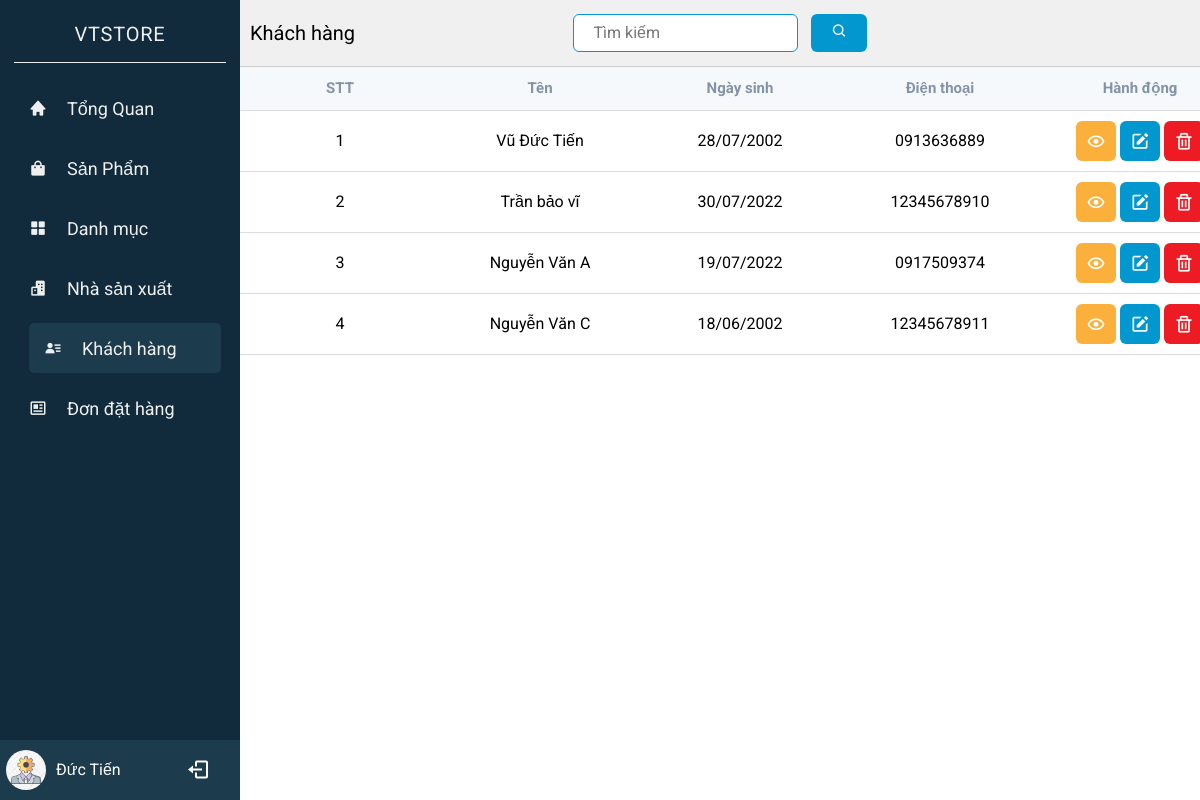
/?controller=user (signed in), run on the app's committed database.
### tables this page shows
CREATE TABLE `users` (
  `id` int(11) NOT NULL,
  `name` varchar(255) NOT NULL,
  `email` varchar(255) DEFAULT NULL,
  `password` text DEFAULT NULL,
  `phone` varchar(11) DEFAULT NULL,
  `address` text DEFAULT NULL,
  `birthday` date DEFAULT NULL,
  `gender` tinyint(1) DEFAULT NULL,
  `status_delete` tinyint(1) NOT NULL DEFAULT 0
);

### Controllers/BaseController.php (called while the page is built, shortened)
<?php
class BaseController
{
    protected function view($viewPath, array $data = [])
    {
        require(self::VIEW_FOLDER_NAME . '/' . str_replace('.', '/', $viewPath) . '.php');
    }
}

### Controllers/UserController.php (called while the page is built, shortened)
<?php
class UserController extends BaseController
{
    private $userModel;
    public function __construct()
    {
        $this->userModel = new UserModel();
    }
    public function index()
    {
        $select = ["id", "name", "birthday", "phone"];
        $order = ['id'];
        $limit = 100;
        $user = $this->userModel->getALL($select, $order, $limit);
        $this->view("admin.users.index", ['user' => $user]);
    }
}

### index.php (called while the page is built, shortened)
<?php
require './Core/Database.php';
require './Models/BaseModel.php';
require './Controllers/BaseController.php';
$actionName = $_REQUEST['action'] ?? 'index';
$controllerObject = new $controllerName();
$controllerObject->$actionName();

### Core/Database.php (called while the page is built, shortened)
<?php
class Database
{
    public function Connect()
    {
        $connect = mysqli_connect(self::HOST, self::USERNAME, self::PASSWORD, self::DB_NAME);
        mysqli_set_charset($connect, 'utf8');
        if (mysqli_connect_errno() === 0) {
            return $connect;
        }
        return false;
    }
}

### Models/BaseModel.php (called while the page is built, shortened)
<?php
class BaseModel extends Database
{
    protected $connect;
    public function __construct()
    {
        $this->connect = $this->connect();
    }
    public function All($table, $select = ['*'], $orderBys = [], $limit = 1000)
    {
        $columns = implode(', ', $select);
        $orderByString = implode(' ', $orderBys);
        if ($orderByString) {
            $sql = "SELECT ${columns} FROM ${table} ORDER BY ${orderByString} LIMIT ${limit}";
        } else {
            $sql = "SELECT ${columns} FROM ${table}  LIMIT ${limit}";
        }
        $query = $this->_query($sql);
        $data = [];
        while ($row = mysqli_fetch_assoc($query)) {
            array_push($data, $row);
        }
        return $data;
    }
    private function _query($sql)
    {
        return mysqli_query($this->connect, $sql);
    }
}

### Models/UserModel.php (called while the page is built, shortened)
<?php
class UserModel extends BaseModel
{
    public function getALL($select = ['*'], $orderBys = [], $limit)
    {
        return $this->all(self::TABLE, $select, $orderBys, $limit);
    }
}

### View/admin/Users/index.php (the view, shortened to what this page needs)
<!DOCTYPE html>
<html lang="en">
<head>
    <link href="https://unpkg.com/boxicons@2.1.2/css/boxicons.min.css" rel="stylesheet" />
    <link rel="stylesheet" href="./Public/css/admin/sidebar.css">
    <link rel="stylesheet" href="./Public/css/admin/user.css">
</head>
<body>
    <div class="container">
        <?php include "./View/admin/include/sidebar.php" ?>
        <div class="home-content">
            <div class="home-content-table">
                <div class="home-content-table_header header-user-main">
                    <p class="header-user-main-text">Khách hàng</p>
                    <form action="?controller=user&action=find" method="POST">
                        <input type="text" placeholder="Tìm kiếm" name='name' autocomplete="off">
                        <button class="btn-search" type="submit">
                            <i class='bx bx-search'></i>
                        </button>
                    </form>
                </div>
                <div class="home-content-table_section">
                    <table>
                        <thead>
                            <tr>
                                <th>STT</th>
                                <th>Tên</th>
                                <th>Ngày sinh</th>
                                <th>Điện thoại</th>
                                <th>Hành động</th>
                            </tr>
                        </thead>
                        <tbody>
                            <?php
                            $number = 1;
                            foreach ($user as $value) : ?>
                                <tr>
                                    <td><?php echo $number;
                                        $number++ ?></td>
                                    <td><?php echo $value['name'] ?></td>
                                    <td>
                                        <?php $date = strtotime($value['birthday']);
                                        $date = date('d/m/Y', $date);
                                        echo $date;
                                        ?>
                                    </td>
                                    <td><?php echo $value['phone'] ?></td>
                                    <td>
                                        <div class="button-wrap">
                                            <a href="?controller=user&action=show&id=<?php echo $value['id'] ?>" class="">
                                                <button>
                                                    <i class='bx bx-show'></i>
                                                </button>
                                            </a>
                                            <a href="?controller=user&action=formUpdate&id=<?php echo $value['id'] ?>">
                                                <button>
                                                    <i class='bx bxs-edit'></i>
                                                </button>
                                            </a>
                                            <a onclick=handleDelete(<?php echo $value['id'] ?>)>
                                                <button>
                                                    <i class='bx bx-trash'></i>
                                                </button>
                                            </a>
                                        </div>
                                    </td>
                                </tr>
                            <?php endforeach; ?>
                        </tbody>
                    </table>
                </div>
            </div>
        </div>
    </div>
</body>
</html>

### Public/css/admin/sidebar.css (style rules this page uses)
*, *::before, *::after { box-sizing: border-box; }
* { margin: 0; padding: 0; }
a { text-decoration: none; }
input, button, textarea, select { font: inherit; outline: none; }
p, h1, h2, h3, h4, h5, h6 { overflow-wrap: break-word; }
body { font-family: 'Roboto', sans-serif; }
.container { display: flex; position: relative; height: 100%; line-height: 1.5; min-height: 100vh; width: 100%; overflow: hidden; }
.home-content { height: 100%; width: calc(100% - 240px); margin-left: 240px; }

### Public/css/admin/user.css (style rules this page uses)
.home-content { position: relative; }
.home-content-table { width: 100%; }
.home-content-table_header { display: flex; justify-content: space-between; align-items: center; padding: 14px; background-color: rgb(240, 240, 240); border-bottom: 1px solid #ccc; }
.home-content-table_header p { color: #000; }
.home-content-table_header input { padding: 6px 20px; margin-right: 10px; outline: none; border: 1px solid #0298cf; border-radius: 6px; color: #0298cf; }
button { outline: none; border: none; border-radius: 6px; cursor: pointer; padding: 10px; }
.home-content-table_header p { font-size: 20px; }
.home-content-table_header .btn-search { padding: 7px 20px; color: #fff; background-color: #0298cf; }
.home-content-table_section { height: 85vh; overflow: auto; }
.home-content-table_section table { width: 100%; table-layout: fixed; min-width: 1000px; border-collapse: collapse; }
.home-content-table_section thead th { position: sticky; top: 0; background-color: #f6f9fc; color: #8493a5; font-size: 15px; }
.home-content-table_section thead th, .home-content-table_section tbody td { border-bottom: 1px solid #ddd; padding: 10px 20px; word-break: break-word; text-align: center; }
.home-content-table_section tbody td a:nth-child(1) button { background-color: #fbb03b; }
.home-content-table_section tbody td a:nth-child(2) button { background-color: #0298cf; }
.home-content-table_section tbody td a:nth-child(3) button { background-color: #ed1c24; }
.home-content-table_section tbody td .button-wrap { display: flex; justify-content: center; align-items: center; }
.home-content-table_section tbody td button { display: flex; flex-direction: row; justify-content: center; align-items: center; margin: 0 2px; color: #fff; transition: all 0.4s ease; }
.home-content-table_section tbody td button i { font-size: 20px; }
.header-user-main { position: relative; justify-content: center; }
.header-user-main-text { position: absolute; top: 50%; left: 10px; transform: translateY(-50%); }

### data on the page
users: name "Vũ Đức Tiến", birthday "28/07/2002", phone "0913636889"
users: name "Trần bảo vĩ", birthday "30/07/2022", phone "12345678910"
users: name "Nguyễn Văn A", birthday "19/07/2022", phone "0917509374"
users: name "Nguyễn Văn C", birthday "18/06/2002", phone "12345678911"

### other printed values
$nameAdmin "Đức Tiến"
